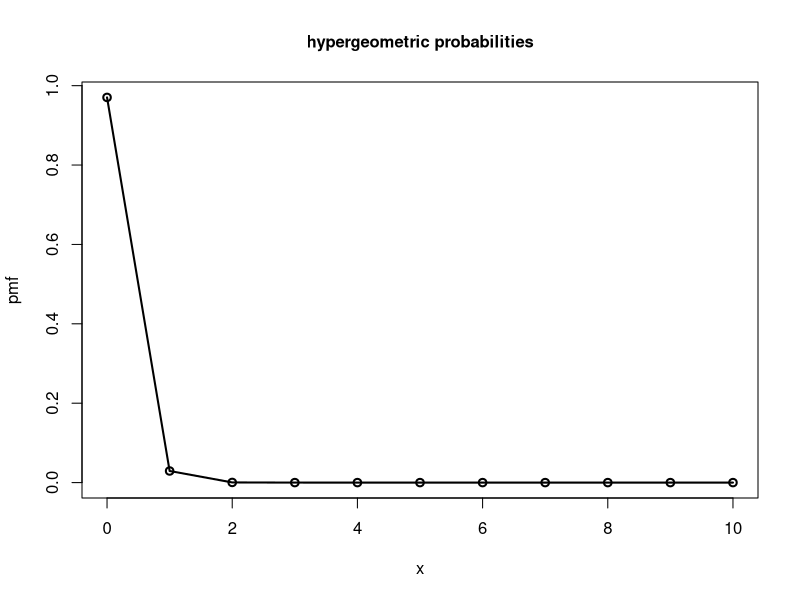
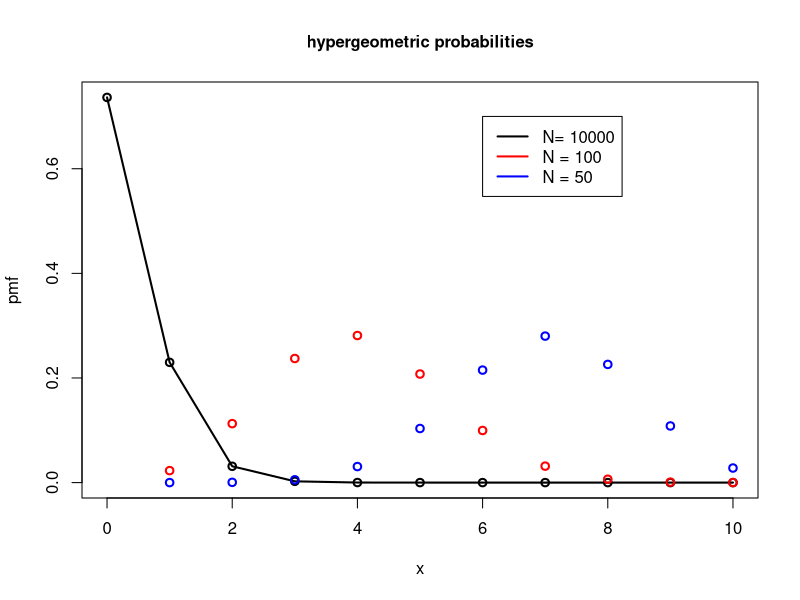
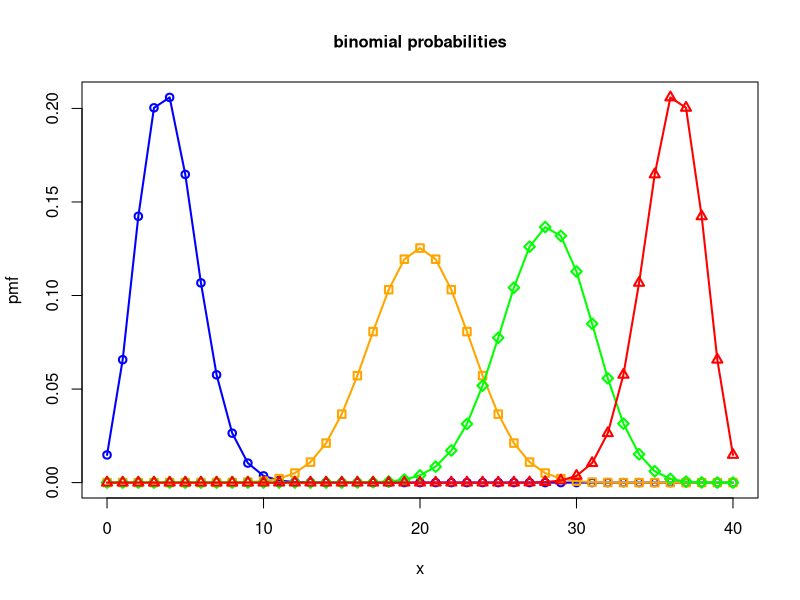
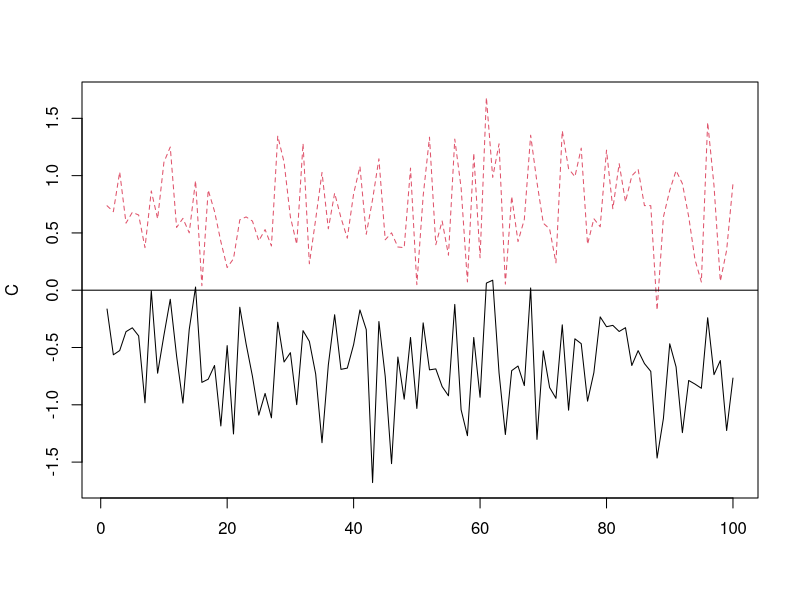

The R script that drew these images, in order:
# choose(n, k) = nCk
choose(8, 2)

# rbinom, rgamma, rnorm etc for random number generation of a specific dist.
rbinom(1, 1, 0.5)

# Hypergeometric Function

"
Suppose that 10000 lines of code have 30 lines which could beimproved 
(for example by clarification of purpose, simplification ordocumentation). 
If a random sample of 10 lines of code is taken,what is the chance that:
(a) 1 or
(b) 0
lines of the code sampled could be improved?
"
# The probability of 0 lines

# The probability of 1 lines
dhyper(0, 30, 10000-30, 10)
# The probability of at most 1 lines
phyper(1, 30, 10000-30, 10)

x<- 0:10
plot(x, dhyper(x, 30, 10000-30, 10), type= 'o', ylab="pmf", 
     main="hypergeometric probabilities",lwd=2,cex.main=1)
plot(x, dhyper(x, 30, 1000-30, 10), type= 'o', ylab="pmf", 
     main="hypergeometric probabilities",lwd=2,cex.main=1)
points(dhyper(x, 30, 100-30, 10), col = 'red',lwd=2)
points(dhyper(x, 30, 50-30, 10), col = 'blue',lwd=2)
legend(6, 0.7, legend = c("N= 10000", "N = 100", "N = 50"), 
       col = c("black", 'red', 'blue'), lwd = 2)


# Binomila Distribution
x<- 0:40
y1<- dbinom(x, 40, 0.1)
y2<- dbinom(x,40,0.5)
y3<- dbinom(x,40,0.7)
y4<- dbinom(x,40,0.9)

plot(x,y1,ylab="pmf", main="binomial probabilities",lwd=2,cex.main=1,
     col="blue",pch=1,type="o")
lines(x,y2,lwd=2,col="orange", pch=0, type="o")
lines(x,y3,lwd=2,col="green", pch=5 ,type="o")
lines(x,y4,lwd=2,col="red", pch=2, type="o")
# type="o" for points connected with a line
# pch=0, 1, 2, 5 for squares, circles, triangles and diamonds


# normal distribution
x<-rnorm(500, 3, 4)
mean(x)
var(x)


x = seq(-12, 12, by = 0.1)
length(x)


y<- rnorm(10)
y
x=t.test(y)
x

f=function(t){x=t.test(rnorm(t));as.vector(x$conf.int)};
f(10)
t <- as.matrix(rep(10,100))
C <- t(apply(t,1,f))
C
matplot(C,type="l");#a matrix plot
abline(0,0)#includes a line at 0
num = (C[, 1] < 0) & (C[, 2] > 0)
sum(num)/nrow(C)
